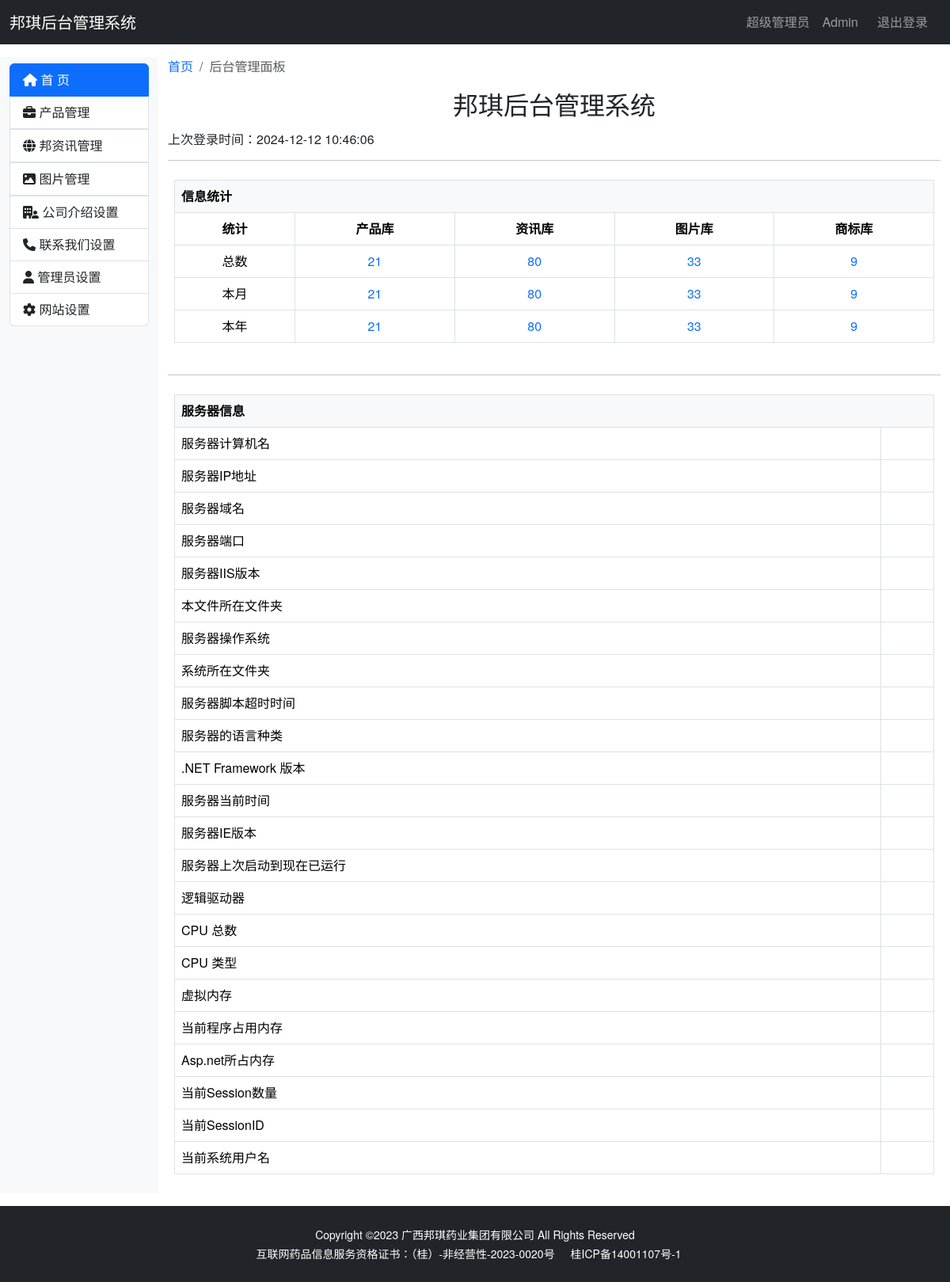
The page /admin/ (signed in) on the database as committed earlier.
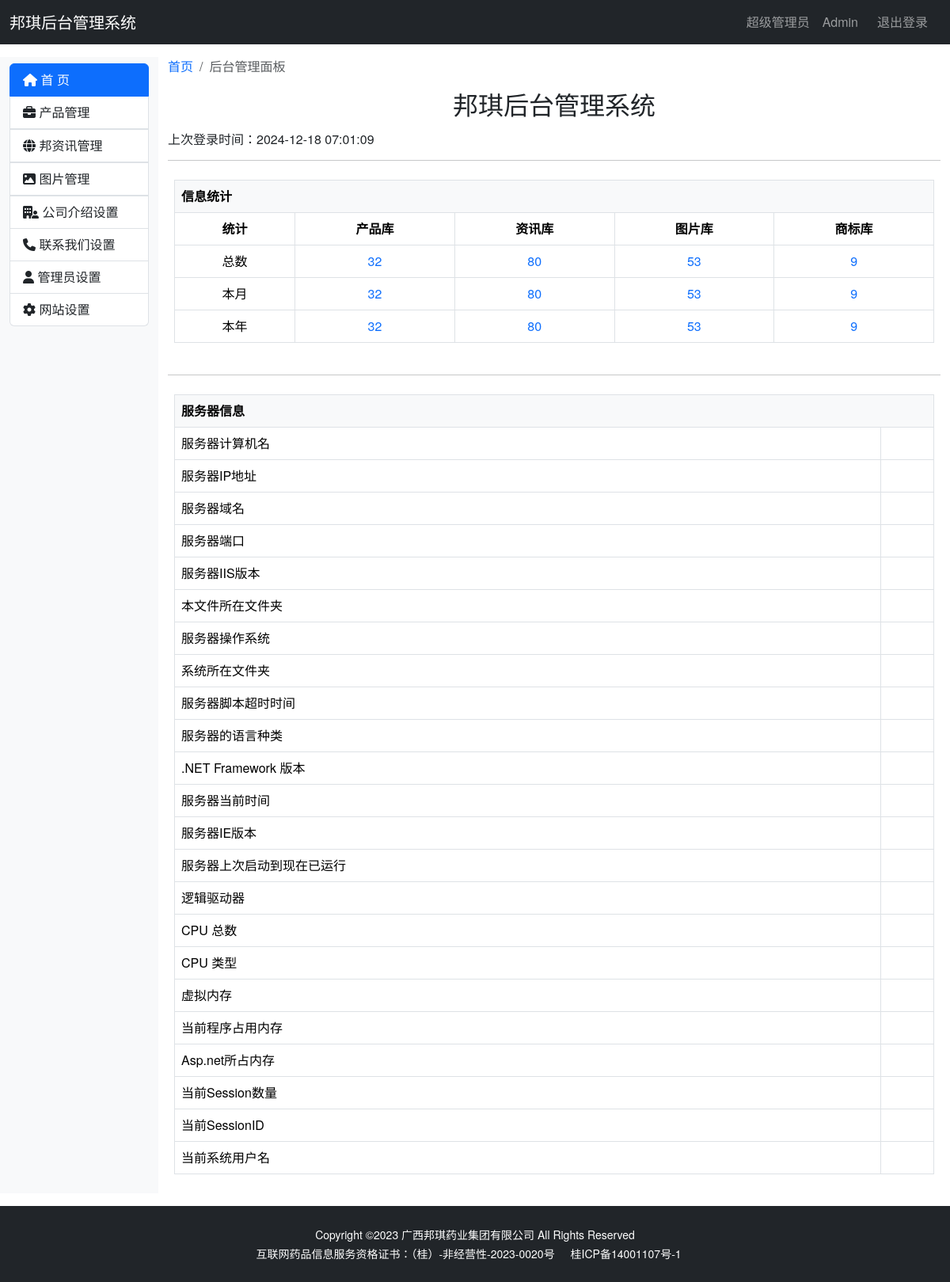
The same page on the database as committed later.
### bqwebsite/models.py (models this page shows, shortened)
class Admin(db.Model, UserMixin):
    __tablename__ = 'admin'
    id = db.Column(db.Integer, primary_key=True, autoincrement=True)
    email = db.Column(db.String(128), unique=True)
    name = db.Column(db.String(50))
    last_login_time = db.Column(db.DateTime)  # 最后一次登录时间
    password_hash = db.Column(db.String(128))

### bqwebsite/blueprints/admin.py (the view)
@admin_bp.route('/')  # 首页
def index():
    if not current_user.is_authenticated:
        return redirect(url_for('main.index'))
    product_length = Product.query.count()
    news_length = News.query.count()
    photo_length = Photo.query.count()
    brand_length = Brand.query.count()
    return render_template('admin/index.html', product_length=product_length, news_length=news_length,
                           photo_length=photo_length, brand_length=brand_length,
                           last_login_time=current_user.last_login_time)

### bqwebsite/extensions.py (called while the page is built)
@login_manager.user_loader
def load_user(user_id):
    from .models import Admin
    user = Admin.query.get(int(user_id))
    return user

### bqwebsite/templates/admin/index.html (shortened to what the changed rows need)
{% extends 'admin_base.html' %}
{% block content %}
    <div class="container-fluid my-3">
        <div class="row">
            <div class="col-md-10">
                <nav aria-label="breadcrumb">
                    <ol class="breadcrumb">
                    </ol>
                </nav>
                <h2 class="text-center mb-3 mt-3">邦琪后台管理系统</h2>
                <h6>上次登录时间：{{ current_user.last_login_time }}</h6>
                <hr>
                <div class="p-2">
                    <table class="table table-hover text-center table-bordered">
                        <thead>
                        <tr>
                            <th colspan="5" scope="col" class="bg-light text-start">信息统计</th>
                        </tr>
                        </thead>
                        <thead>
                        <tr>
                            <th scope="col">统计</th>
                            <th scope="col">产品库</th>
                            <th scope="col">资讯库</th>
                            <th scope="col">图片库</th>
                            <th scope="col">商标库</th>
                        </tr>
                        </thead>
                        <tbody>
                        <tr>
                            <td>
                                <a href="{{ url_for('admin.product_list') }}"
                                   class="link-offset-2 link-offset-3-hover link-underline link-underline-opacity-0 link-underline-opacity-75-hover">{{ product_length }}
                                </a>
                            </td>
                            <td>
                                <a href="#"
                                   class="link-offset-2 link-offset-3-hover link-underline link-underline-opacity-0 link-underline-opacity-75-hover">{{ photo_length }}
                                </a>
                            </td>
                        </tr>
                        <tr>
                            <td>
                                <a href="{{ url_for('admin.product_list') }}"
                                   class="link-offset-2 link-offset-3-hover link-underline link-underline-opacity-0 link-underline-opacity-75-hover">{{ product_length }}
                                </a>
                            </td>
                            <td>
                                <a href="#"
                                   class="link-offset-2 link-offset-3-hover link-underline link-underline-opacity-0 link-underline-opacity-75-hover">{{ photo_length }}
                                </a>
                            </td>
                        </tr>
                        <tr>
                            <td>
                                <a href="{{ url_for('admin.product_list') }}"
                                   class="link-offset-2 link-offset-3-hover link-underline link-underline-opacity-0 link-underline-opacity-75-hover">{{ product_length }}
                                </a>
                            </td>
                            <td>
                                <a href="#"
                                   class="link-offset-2 link-offset-3-hover link-underline link-underline-opacity-0 link-underline-opacity-75-hover">{{ photo_length }}
                                </a>
                            </td>
                        </tr>
                        </tbody>
                    </table>
                </div>
                <hr>
                <div class="p-2">
                    <table class="table table-hover table-bordered">
                        <thead>
                        <tr>
                            <th colspan="2" scope="col" class="bg-light">服务器信息</th>
                        </tr>
                        </thead>
                    </table>
                </div>
            </div>
        </div>
    </div>
{% endblock %}

Rows that differ between the two databases and show on the page:
changed Admin: last_login_time "2024-12-12 10:46:06" → "2024-12-18 07:01:09"
Other text that changed with them:
{{ product_length }}: "21" → "32"
{{ photo_length }}: "33" → "53"
